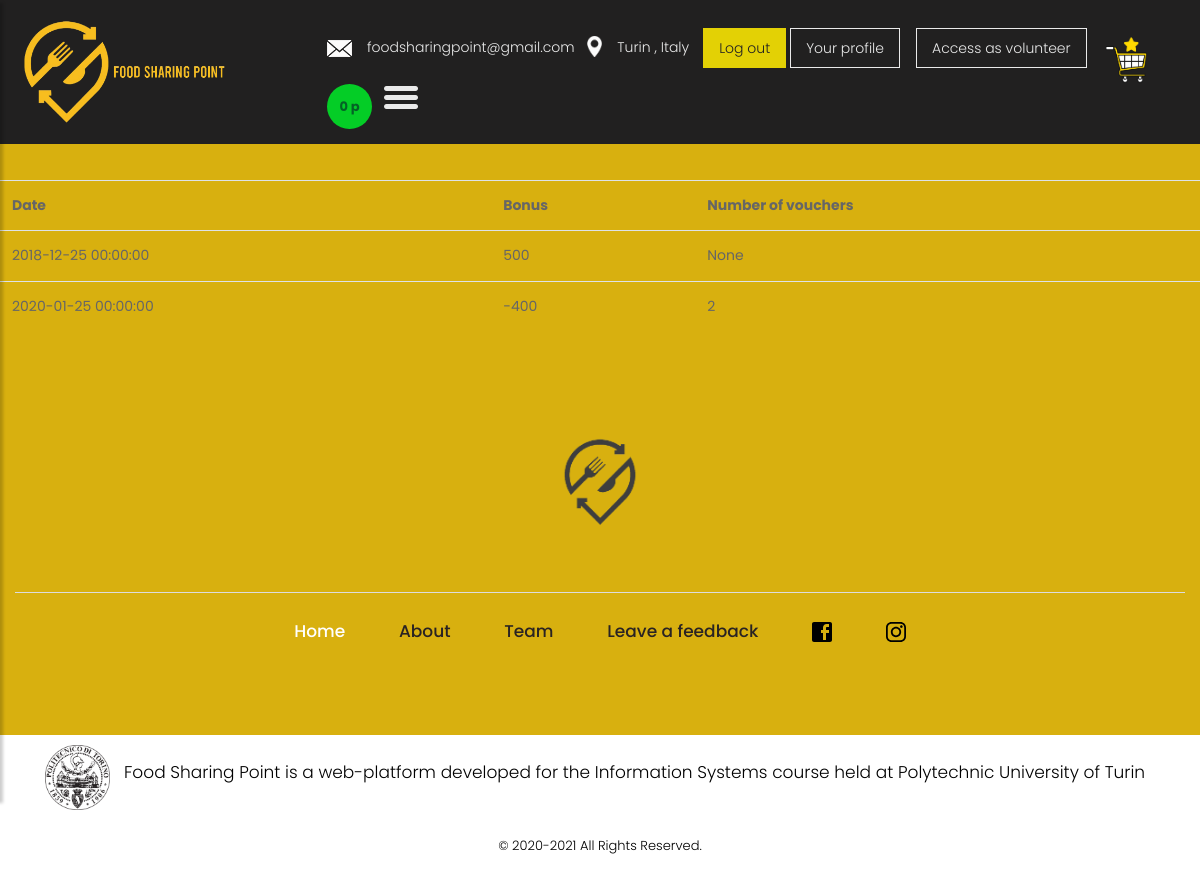
Screenshot of /yourbonus (signed in) with the database file from the repository.
### fds/models.py (models this page shows)
class Bonus(db.Model):
    __tablename__ = 'bonus'
    id = db.Column(db.Integer, primary_key=True)
    date_bonus = db.Column(db.DateTime)#pick up date
    user_id = db.Column(db.Integer, db.ForeignKey('users.id'))
    user = db.relationship('User',back_populates='point_bonus')
    bonus=db.Column(db.Integer())
    voucher=db.Column(db.Integer())

### fds/routes.py (the view)
@app.route('/yourbonus', methods=['GET', 'POST'])
def yourbonus():
    if current_user.is_authenticated:
        bonus=current_user.bonus
    else:
        bonus=None
    bonuss=Bonus.query.filter_by(user_id=current_user.id).all()
    datebonus=[]
    voucher=[]
    bonx=[]
    for bon in bonuss:
        datebonus.append(bon.date_bonus)
        voucher.append(bon.voucher)
        bonx.append(bon.bonus)
    bonusz=zip(datebonus,bonx,voucher)
    return render_template('your_bonus.html',title='Your bonus | FSP',bonusz=bonusz,flag_access_as_volunteer=flag_access_as_volunteer,bonus=bonus)

### fds/models.py (called while the page is built)
@login_manager.user_loader
def load_user(user_id):
    return User.query.get(int(user_id))

### fds/templates/your_bonus.html
{% if current_user.is_authenticated %}
    {% if current_user.volunteer %}
        {% if flag_access_as_volunteer %}
    {% extends "navbar_volunteer.html" %}
                    {% else %}
                {% extends "dashboard.html" %}
            {% endif %}
        {% else %}
    {% extends "dashboard.html" %}
                    {% endif %}
{% else %}
    {% extends "layout.html" %}
{% endif %}
{% block footer %}
<table class="table">
      <tr>
    <th>Date</th>
          <th>Bonus</th>
    <th>Number of vouchers</th>
  </tr>
     {% for date,bon,vouch in bonusz %}
        <tr>                  <td>{{ date }}</td>
        <td>{{ bon }}</td>
                 <td>{{ vouch }}</td></tr>
            {% endfor %}
    </table>
{% endblock %}

### fds/static/css/style.css (style rules this page uses)
body { color: #666666; font-size: 14px; font-family: 'poppins', sans-serif; line-height: 1.80857; font-weight: normal; }
*, *::after, *::before { -webkit-box-sizing: border-box; -moz-box-sizing: border-box; box-sizing: border-box; }

### rows the page displays
Bonus: date_bonus "2018-12-25 00:00:00", bonus "500", vouch "None"
Bonus: date_bonus "2020-01-25 00:00:00", bonus "-400", vouch "2"

### other values shown
{{ bonus }} "0"
